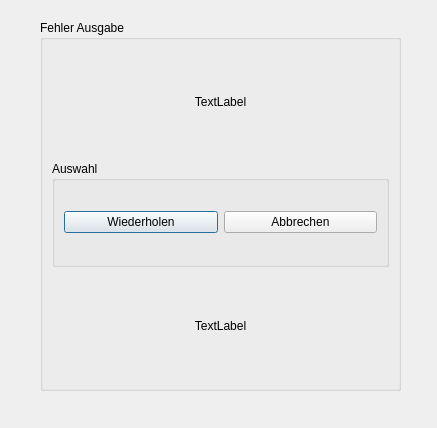
<?xml version="1.0" encoding="UTF-8"?>
<ui version="4.0">
 <class>Popup</class>
 <widget class="QDialog" name="Popup">
  <property name="geometry">
   <rect>
    <x>0</x>
    <y>0</y>
    <width>437</width>
    <height>428</height>
   </rect>
  </property>
  <property name="windowTitle">
   <string>Dialog</string>
  </property>
  <widget class="QGroupBox" name="groupBox">
   <property name="geometry">
    <rect>
     <x>40</x>
     <y>20</y>
     <width>361</width>
     <height>371</height>
    </rect>
   </property>
   <property name="title">
    <string>Fehler Ausgabe</string>
   </property>
   <layout class="QVBoxLayout" name="verticalLayout_2">
    <item>
     <layout class="QVBoxLayout" name="verticalLayout">
      <item>
       <widget class="QLabel" name="fehlerAusgabe">
        <property name="text">
         <string>TextLabel</string>
        </property>
        <property name="alignment">
         <set>Qt::AlignCenter</set>
        </property>
       </widget>
      </item>
      <item>
       <widget class="QGroupBox" name="groupBox_2">
        <property name="title">
         <string>Auswahl</string>
        </property>
        <layout class="QHBoxLayout" name="horizontalLayout_2">
         <item>
          <layout class="QHBoxLayout" name="horizontalLayout">
           <item>
            <widget class="QPushButton" name="wiederholen">
             <property name="text">
              <string>Wiederholen</string>
             </property>
            </widget>
           </item>
           <item>
            <widget class="QPushButton" name="abbrechen">
             <property name="text">
              <string>Abbrechen</string>
             </property>
            </widget>
           </item>
          </layout>
         </item>
        </layout>
       </widget>
      </item>
      <item>
       <widget class="QLabel" name="behandlungsAnweisung">
        <property name="text">
         <string>TextLabel</string>
        </property>
        <property name="scaledContents">
         <bool>true</bool>
        </property>
        <property name="alignment">
         <set>Qt::AlignCenter</set>
        </property>
        <property name="wordWrap">
         <bool>true</bool>
        </property>
       </widget>
      </item>
     </layout>
    </item>
   </layout>
  </widget>
 </widget>
 <resources/>
 <connections/>
</ui>
